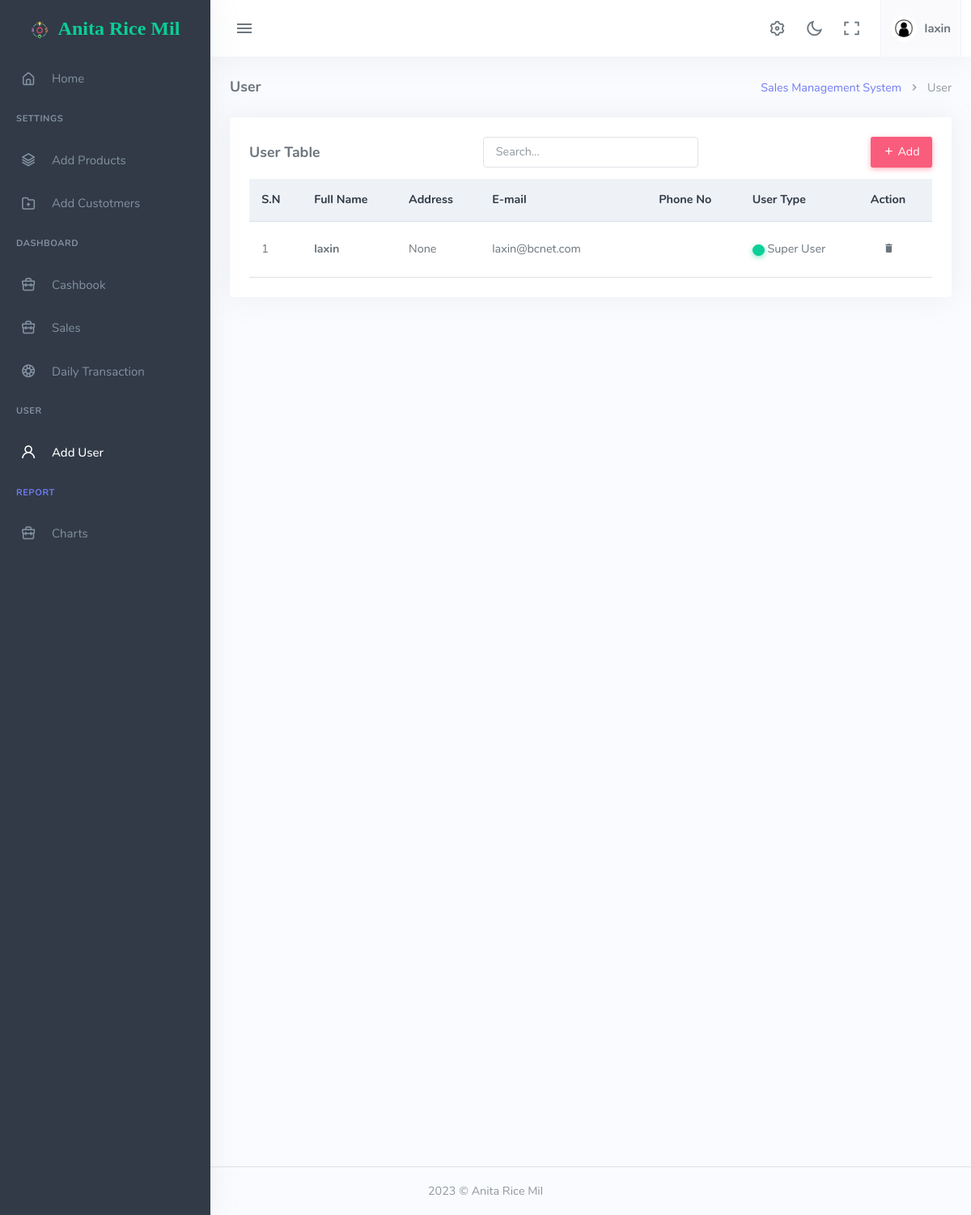
Screenshot of /user (signed in) with the database file from the repository.
### account/models.py (models this page shows, shortened)
class User(AbstractBaseUser, PermissionsMixin):
  email = models.EmailField(
      verbose_name='Email',
      max_length=255,
      unique=True,
  )
  fullname = models.CharField(max_length=200)
  is_admin = models.BooleanField(default=False)
  is_active = models.BooleanField(default=True)
  is_staff= models.BooleanField(default=True)
  phone_No = models.CharField(max_length=150, null=True, blank=True)
  image = models.ImageField(upload_to="image/", null=True, blank=True)
  address = models.CharField(max_length=150, null=True, blank=True)
  created_at = models.DateField(auto_now_add=True, null=True, blank=True)
  updated_at = models.DateField(auto_now=True, null=True, blank=True)
  objects = UserManager()
  USERNAME_FIELD = 'email'
  REQUIRED_FIELDS = ['fullname','phone_No']

### app/decorators.py (the view)
    def wrapper_fun(request, *args, **kwargs):
        if request.user.is_authenticated:
            return view_fun(request, *args, **kwargs)
        else:
            messages.warning(request,"Login required...")
            return redirect('app:login')

### app/form.py (shortened to what this page needs)
class UserForm(forms.ModelForm):
    password = forms.CharField(widget=forms.PasswordInput)
    password2 = forms.CharField(widget=forms.PasswordInput, label='Confirm Password')
    class Meta:
        model = User
        fields = ['fullname','email','phone_No','address','image','password','password2']

### app/context_processor.py (called while the page is built)
def calculate(request):
    instances = Sales.objects.all()
    total_amounts = sum(sale.get_remaining_amount() for sale in instances)
    dailytransaction = DailyTransaction.objects.all()
    expenses = Expenses.objects.all()
    purchase = Purchase.objects.all()
    total_purchase = sum(item.get_total_cost() for item in purchase)
    total_expenses=sum(exp.get_cost() for exp in expenses)
    return({
        'total_sales':total_amounts,
        'total_purchase':total_purchase,
        'total_expenses':total_expenses,
    })

### app/models.py (called while the page is built)
    def get_total_cost(self):
        return sum([item.get_cost() for item in self.sales_id.all()])

    def get_remaining_amount(self):
        if self.paid_amount is None:
            amount = 0
        else:
            amount = self.paid_amount
        remaining = self.get_total_cost() - amount
        return remaining

    def get_cost(self):
        return self.price

### app/templates/app/user.html (shortened to what this page needs)
{% extends 'app/base.html' %}
{% load static %}
{% load custome_filter %}
{% block body %}
            <div class="content-page">
                <div class="content">
                    <div class="container-fluid">
                        <div class="row">
                            <div class="col-12">
                                <div class="page-title-box">
                                    <div class="page-title-right">
                                        <ol class="breadcrumb m-0">
                                            <li class="breadcrumb-item"><a href="javascript: void(0);">Sales Management System</a></li>
                                            <li class="breadcrumb-item active">User</li>
                                        </ol>
                                    </div>
                                    <h4 class="page-title">User</h4>
                                </div>
                            </div>
                        </div>
                        <div class="row">
                            <div class="col-md-12">
                                <div class="card">
                                    <div class="card-body" >
                                        <div class="tab-content">
                                            <div class="tab-pane show active" id="customer">
                                                <div class="row mb-2 justify-content-between">
                                                    <div class="col-md-4">
                                                        <div class=" ">
                                                           <h4>User Table</h4>
                                                        </div>
                                                    </div>
                                                    <div class="col-md-4 float-end">
                                                        <form class="row gy-2 gx-2 align-items-center justify-content-xl-start justify-content-between">
                                                            <div class="col-12">
                                                                <input type="search" class="form-control" id="inputPassword2" placeholder="Search..." onkeyup="filterCustomerNames()" onblur="hideCustomerList()">
                                                            </div>
                                                        </form>
                                                    </div>
                                                    <div class="col-md-4">
                                                        {% if request.user.is_superuser %}
                                                        <div class="float-end ">
                                                            <a class="btn btn-danger"  data-bs-toggle="offcanvas" data-bs-target="#offcanvasRight" aria-controls="offcanvasRight"><i class="mdi mdi-plus"></i> Add </a>
                                                        </div>
                                                        {% endif %}
                                                    </div>
                                                </div>
                                             <div class="table-responsive scrollable-table  ">
                                            <table class="table table-centered  mb-0 ">
                                                <thead class="table-light " style="position: sticky; top: 0; background-color: #fff; z-index: 1;">
                                                    <tr>
                                                        <th>S.N</th>
                                                        <th>Full Name</th>
                                                        <th>Address</th>
                                                        <th>E-mail<th>
                                                        <th>Phone No</th>
                                                        <th>User Type</th>
                                                        <th>Action</th>
                                                    </tr>
                                                </thead>
                                                <tbody class="" >
                                                    {% for user in userlist %}
                                                    <tr>
                                                        <td>{{forloop.counter}}</td>
                                                        <td><a href="#" class="text-body fw-bold">{{user.fullname}}</a> </td>
                                                        <td>
                                                            {{user.address}}
                                                        </td>
                                                        <td>{{user.email}}</td>
                                                        <td></td>
                                                        <td>{{user.phone_No}}</td>
                                                        <td>
                                                            {% if user.is_superuser %}
                                                            <button type="button" class="btn btn-success btn-circle">
                                                            </button>
                                                            Super User
                                                            {% else %}
                                                            <button type="button" class="btn btn-danger btn-circle"><i class="bi bi-check"></i>
                                                            </button>
                                                            User
                                                            {% endif %}
                                                        </td>
                                                        <td>
                                                            <button  type="button" class="btn" data-bs-toggle="modal" data-bs-target="#deleteuser-{{user.id}}"><i class="mdi mdi-delete"></i></button>
                                                        </td>
                                                    </tr>
                                                    {% endfor %}
                                                   </tbody>
                                            </table>
                                    </div>
                                    </div>
                                    </div>
                                </div>
                            </div>
                        </div>
                    </div>
                </div>
                </div>
                </div>
       {%endblock%}

### app/templates/app/base.html (shortened to what this page needs)
{%load static%}
<!DOCTYPE html>
<html lang="en">
<head>
        <link href="{% static 'app/assets/vendor/datatables.net-bs5/css/dataTables.bootstrap5.min.css'%}" rel="stylesheet" type="text/css" />
        <link href="{% static 'app/assets/vendor/datatables.net-responsive-bs5/css/responsive.bootstrap5.min.css'%}" rel="stylesheet" type="text/css" />
        <link rel="stylesheet" href="{% static 'app/assets/vendor/daterangepicker/daterangepicker.css'%}">
        <link rel="stylesheet" href="{% static 'app/assets/vendor/admin-resources/jquery.vectormap/jquery-jvectormap-1.2.2.css'%}">
        <link href="{% static 'app/assets/css/app-saas.min.css'%}" rel="stylesheet" type="text/css" id="app-style" />
        <link href="{% static 'app/assets/css/icons.min.css'%}" rel="stylesheet" type="text/css" />
        <link href="http://nepalidatepicker.sajanmaharjan.com.np/nepali.datepicker/css/nepali.datepicker.v4.0.1.min.css" rel="stylesheet" type="text/css"/>
    </head>
    <body>
        <div class="wrapper">
            <div class="navbar-custom">
                <div class="topbar container-fluid">
                    <div class="d-flex align-items-center gap-lg-2 gap-1">
                        <button class="button-toggle-menu">
                            <i class="mdi mdi-menu"></i>
                        </button>
                    </div>
                    <ul class="topbar-menu d-flex align-items-center gap-3">
                        <li class="d-none d-sm-inline-block">
                            <a class="nav-link" data-bs-toggle="offcanvas" href="#theme-settings-offcanvas">
                                <i class="ri-settings-3-line font-22"></i>
                            </a>
                        </li>
                        <li class="d-none d-sm-inline-block">
                            <div class="nav-link" id="light-dark-mode" data-bs-toggle="tooltip" data-bs-placement="left" title="Theme Mode">
                                <i class="ri-moon-line font-22"></i>
                            </div>
                        </li>
                        <li class="d-none d-md-inline-block">
                            <a class="nav-link" href="#" data-toggle="fullscreen">
                                <i class="ri-fullscreen-line font-22"></i>
                            </a>
                        </li>
                        <li class="dropdown">
                            <a class="nav-link dropdown-toggle arrow-none nav-user px-2" data-bs-toggle="dropdown" href="#" role="button" aria-haspopup="false" aria-expanded="false">
                                <span class="account-user-avatar">
                                    {% if request.user.image  %}
                                        <img src="{{request.user.image.url}}" alt="user-image" width="32" class="rounded-circle">
                                    {% else %}
                                    <img src="{% static 'app/assets/images/unknow.jpg'%}" alt="user-image" width="32" class="rounded-circle">
                                    {% endif %}
                                </span>
                                <span class="d-lg-flex flex-column gap-1 d-none">
                                    <h5 class="my-0">{{request.user.fullname}}</h5>
                                </span>
                            </a>
                        </li>
                    </ul>
                </div>
            </div>
   <div class="leftside-menu">
    <a href="{% url 'app:index' %}" class="logo logo-light">
        <span class="logo-lg">
            <h3 class="text-success p-2 text-bold" style="font-family: times-new-roman;"><img src="{% static 'app/icons.webp'%}" class="pe-2">Anita Rice Mil</h3>
        </span>
    </a>
    <div class="h-100" id="leftside-menu-container" data-simplebar>
        <ul class="side-nav">
            <li class="side-nav-item">
                <a href="{% url 'app:index' %}" class="side-nav-link">
                    <i class="uil-home-alt"></i>
                    <span> Home </span>
                </a>
            </li>
            <li class="side-nav-title">Settings</li>
            <li class="side-nav-item">
                <a href="{% url 'app:products' %}" class="side-nav-link">
                    <i class="uil-layer-group"></i>
                    <span> Add Products </span>
                </a>
            </li>
            <li class="side-nav-item">
                <a href="{% url 'app:customers' %}" class="side-nav-link">
                    <i class="uil-folder-plus"></i>
                    <span>Add Custotmers </span>
                </a>
            </li>
            <li class="side-nav-title">Dashboard</li>
            <li class="side-nav-item">
                <a href="{% url 'app:sales_dashboard' %}" class="side-nav-link">
                    <i class="uil-briefcase"></i>
                    <span>Cashbook </span>
                </a>
            </li>
            <li class="side-nav-item">
                <a href="{% url 'app:salesItem' %}" class="side-nav-link">
                    <i class="uil-briefcase"></i>
                    <span> Sales </span>
                </a>
            </li>
            <li class="side-nav-item">
                <a href="{% url 'app:daily' %}" class="side-nav-link">
                    <i class="uil-life-ring"></i>
                    <span>Daily Transaction</span>
                </a>
            </li>
            {% if request.user.is_superuser %}
            <li class="side-nav-title">User</li>
            <li class="side-nav-item">
                <a href="{% url  'app:user' %}" class="side-nav-link">
                    <i class="uil-user"></i>
                    <span>Add User </span>
                </a>
            </li>
            {% endif %}
            <li class="side-nav-title"><a href="#">Report </a></li>
            <li class="side-nav-item">
                <a href="{% url 'app:sales_dashboard' %}" class="side-nav-link">
                    <i class="uil-briefcase"></i>
                    <span>Charts</span>
                </a>
            </li>
        </ul>
    </div>
</div>
  {% block body %}
  {% endblock  %}
     <footer class="footer">
        <div class="container-fluid">
            <div class="row">
                <div class="col-md-12 text-center">
                    <script>document.write(new Date().getFullYear())</script> © Anita Rice Mil
                </div>
            </div>
        </div>
    </footer>
</div>
</body>
</html>

### app/templates/app/user.html (style rules this page uses)
.scrollable-table { max-height: 400px; overflow-y: auto; }
#inputPassword2 { position: relative; }
.btn-circle { width: 15px; height: 10px; padding: 6px 0px; border-radius: 15px; text-align: center; font-size: 12px; line-height: 1.42857; }

### rows the page displays
User: user.fullname "laxin", fullname "laxin", address "None", email "laxin@bcnet.com", is_superuser "Super User"
